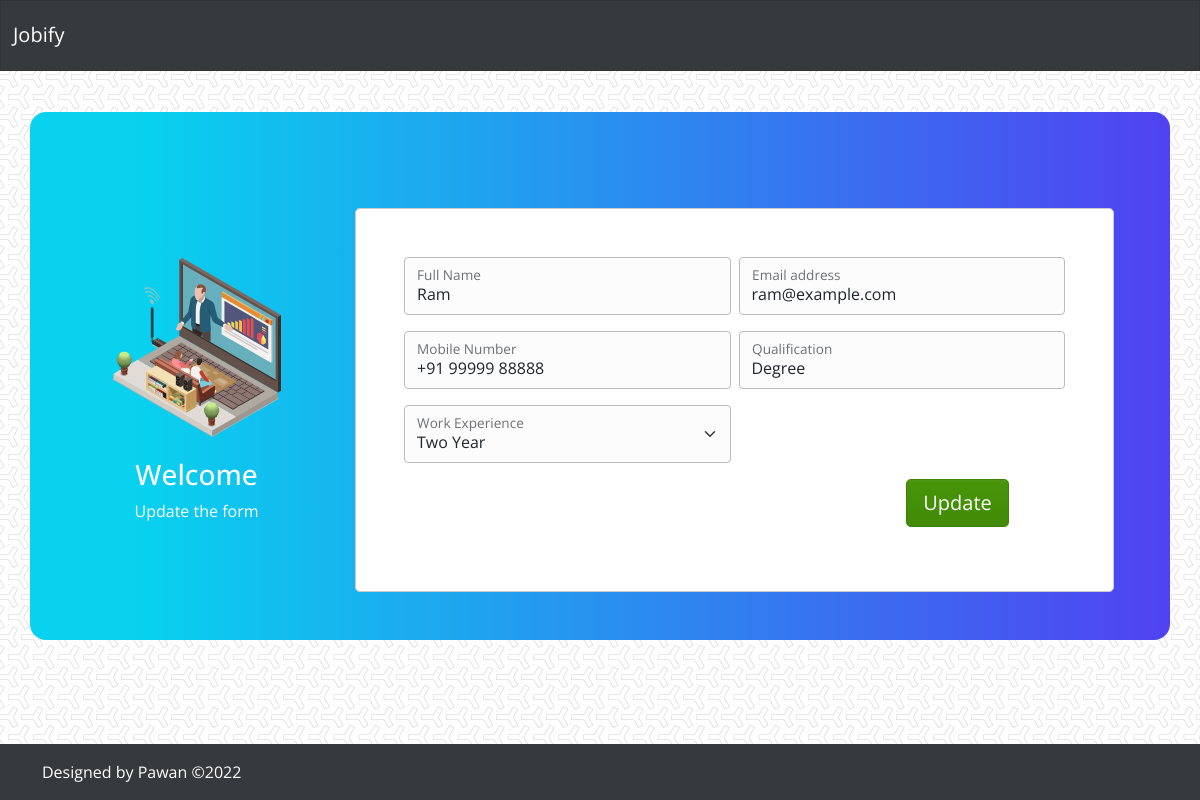
The page /edit.php?edit_id=4 on the database its author committed.
### tables this page shows
CREATE TABLE IF NOT EXISTS `app_data` (
  `id` int(11) NOT NULL AUTO_INCREMENT,
  `name` varchar(255) DEFAULT NULL,
  `email` varchar(255) DEFAULT NULL,
  `mobnum` varchar(255) DEFAULT NULL,
  `qualify` varchar(255) DEFAULT NULL,
  `work` int(11) DEFAULT NULL,
  `data_entry_at` datetime DEFAULT CURRENT_TIMESTAMP,
  PRIMARY KEY (`id`)
);

### edit.php (the view, shortened to what this page needs)
<?php
include 'include/header.php';
if ($_GET['edit_id']) {
	$edit_id = $_GET['edit_id'];
	$sql = "select * from app_data where id = $edit_id";
	$result = $connection->query($sql);
?>
<div class="container col-xl-12 col-xxl-12 px-4 py-5">
    <div class="row align-items-center g-lg-5 py-5 bg-box">
      <div class="col-md-3 mx-auto text-center text-white col-lg-3">
        <img src="image/online.svg" alt="Online" class="img-fluid">
        <h3>Welcome</h3>
        <p>Update the form</p>
        <br>
      </div>
      <div class="col-md-9 mx-auto text-center col-lg-9">
        <form class="p-4 p-md-5 border rounded-3 bg-light" action="update.php" method="post">
          <div class="row g-2 pb-3">
          	<?php while ($record = $result->fetch_assoc()) { ?>
            <div class="col-md">
              <div class="form-floating">
                <input type="text" name="name" class="form-control" id="floatingName" value="<?php echo $record['name']; ?>" required>
                <label for="floatingName">Full Name</label>
              </div>
            </div>
            <div class="col-md">
              <div class="form-floating">
                <input type="email" name="email" class="form-control" id="floatingEmail" value="<?php echo $record['email']; ?>" required>
                <label for="floatingEmail">Email address</label>
              </div>
            </div>
          </div>
          <div class="row g-2 pb-3">
            <div class="col-md">
              <div class="form-floating">
                <input type="text" name="mobnum" class="form-control" id="floatingMobile" value="<?php echo $record['mobnum']; ?>" required>
                <label for="floatingMobile">Mobile Number</label>
              </div>
            </div>
            <div class="col-md">
              <div class="form-floating">
                <input type="text" name="qualify" class="form-control" id="floatingQualify" value="<?php echo $record['qualify']; ?>" required>
                <label for="floatingQualify">Qualification</label>
              </div>
            </div>
          </div>
          <div class="row g-2 pb-3">
            <div class="col-md-6">
              <div class="form-floating">
                <select class="form-select" id="floatingSelect" name="work" required>
                  	<option value="2" <?php if ($record['work'] == 2) { echo "selected"; } ?> >Two Year</option>
                </select>
                <label for="floatingSelect">Work Experience</label>
              </div>
            </div>
          </div>
          <?php
			}
		}
		?>
          <div class="row g-2 pb-3">
            <div class="col-md-4 offset-md-8">
              <button class="btn btn-lg btn-success" type="submit" name="update">Update</button>
            </div>
          </div>
        </form>
    </div>
  </div>
  </div>
<?php include 'include/footer.php'; ?>

### css/style.css (style rules this page uses)
* { padding: 0; margin: 0; box-sizing: border-box; }
body { font-size: 16px; background-image: url("../image/y-so-serious-white.png"); background-repeat: repeat; }
.bg-box { background: rgb(8,210,238); background: linear-gradient(90deg, rgba(8,210,238,1) 9%, rgba(80,66,241,1) 100%); margin-top: 4rem; border-radius: 1rem; padding: 2rem; }

### rows shown on the page
app_data: name "Ram", email "ram@example.com", mobnum "+91 99999 88888", qualify "Degree", work "Two Year"
